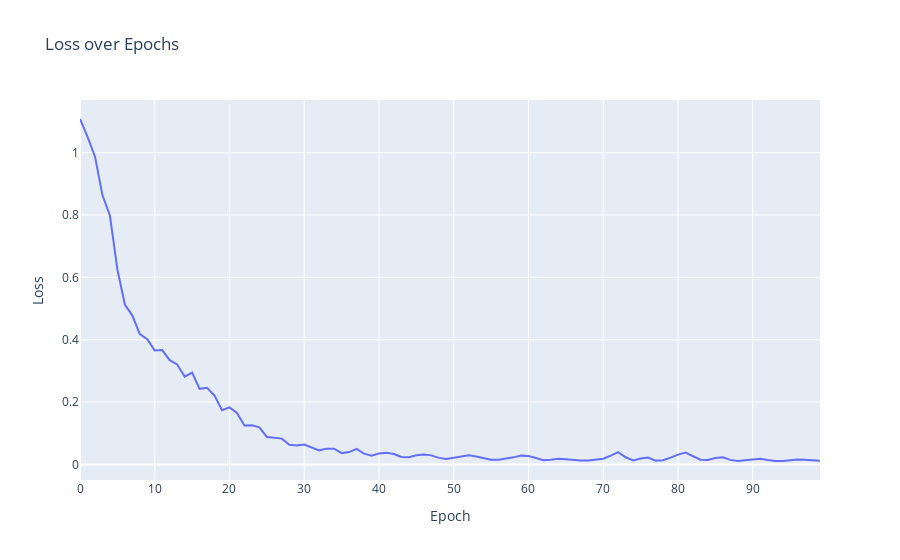

Source (notebook cell):
### Code cell
# plotting the loss

trace = go.Scatter(
    x=list(range(len(losses))),
    y=[loss.detach().numpy() for loss in losses],
    mode="lines",
    name="Loss",
)

data = [trace]

layout = go.Layout(
    title="Loss over Epochs", xaxis=dict(title="Epoch"), yaxis=dict(title="Loss")
)

fig = go.Figure(data=data, layout=layout)

fig.show()
